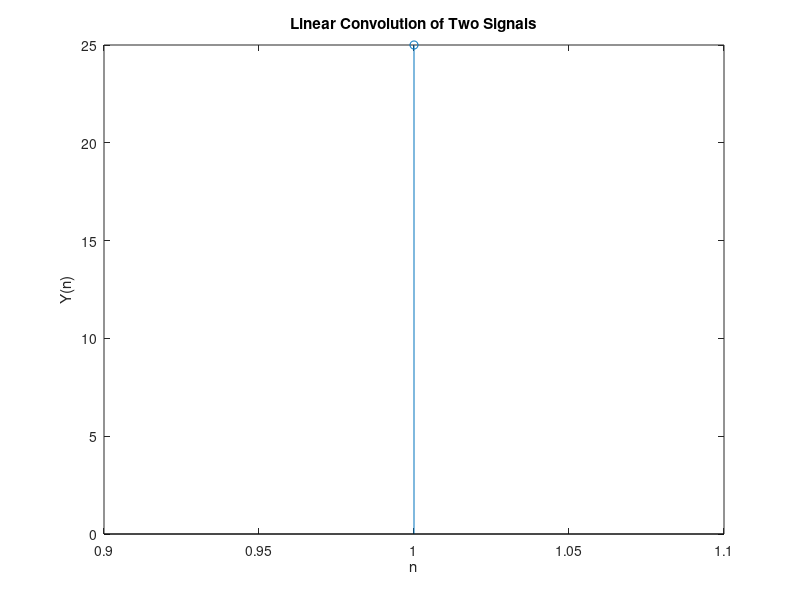

Source code (MATLAB):
%Linear Convolution- Direct Function
clear

x=input('Enter x: ') 
h=input('Enter h: ') 
conv(x,h)

stem(conv(x,h)); 
ylabel('Y(n)'); 
xlabel('n'); 
title('Linear Convolution of Two Signals');